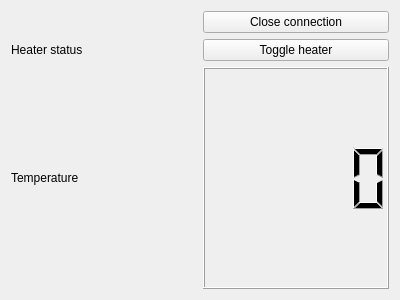
<?xml version="1.0" encoding="UTF-8"?>
<ui version="4.0">
 <class>HeaterView</class>
 <widget class="QWidget" name="HeaterView">
  <property name="geometry">
   <rect>
    <x>0</x>
    <y>0</y>
    <width>400</width>
    <height>300</height>
   </rect>
  </property>
  <property name="windowTitle">
   <string>Form</string>
  </property>
  <layout class="QVBoxLayout" name="verticalLayout">
   <item>
    <layout class="QGridLayout" name="gridLayout">
     <item row="1" column="1">
      <widget class="QPushButton" name="toggleHeater">
       <property name="text">
        <string>Toggle heater</string>
       </property>
      </widget>
     </item>
     <item row="1" column="0">
      <widget class="QLabel" name="heaterStatusLabel">
       <property name="text">
        <string>Heater status</string>
       </property>
      </widget>
     </item>
     <item row="2" column="0">
      <widget class="QLabel" name="temperatureLabel">
       <property name="text">
        <string>Temperature</string>
       </property>
      </widget>
     </item>
     <item row="0" column="1">
      <widget class="QPushButton" name="closeButton">
       <property name="text">
        <string>Close connection</string>
       </property>
      </widget>
     </item>
     <item row="2" column="1">
      <widget class="QLCDNumber" name="temperatureDigits"/>
     </item>
    </layout>
   </item>
  </layout>
 </widget>
 <resources/>
 <connections/>
</ui>
